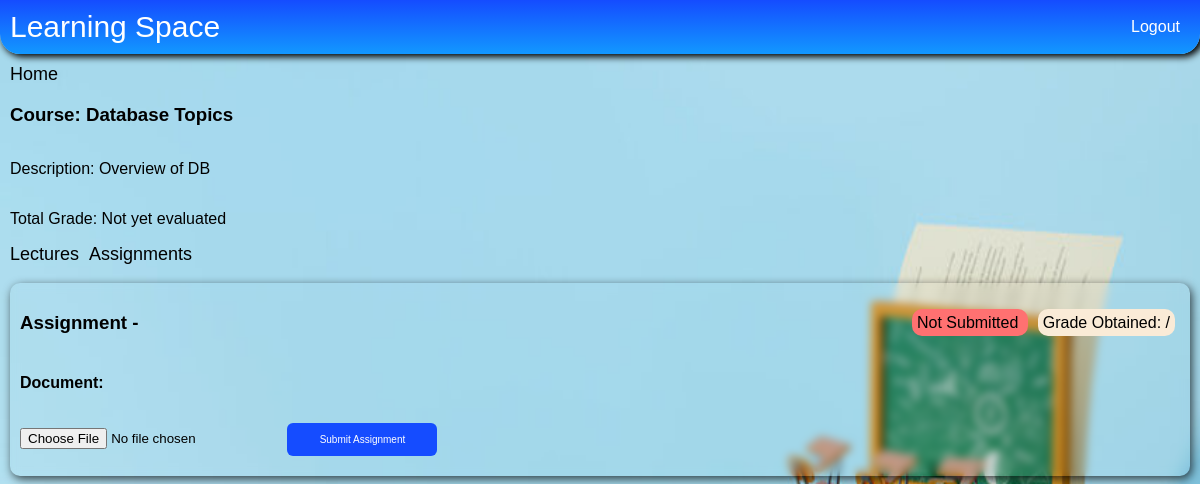
Before: /student/course?course_id=1&assignment_id=4&req_specific_assignment=True (signed in) with the older database file.
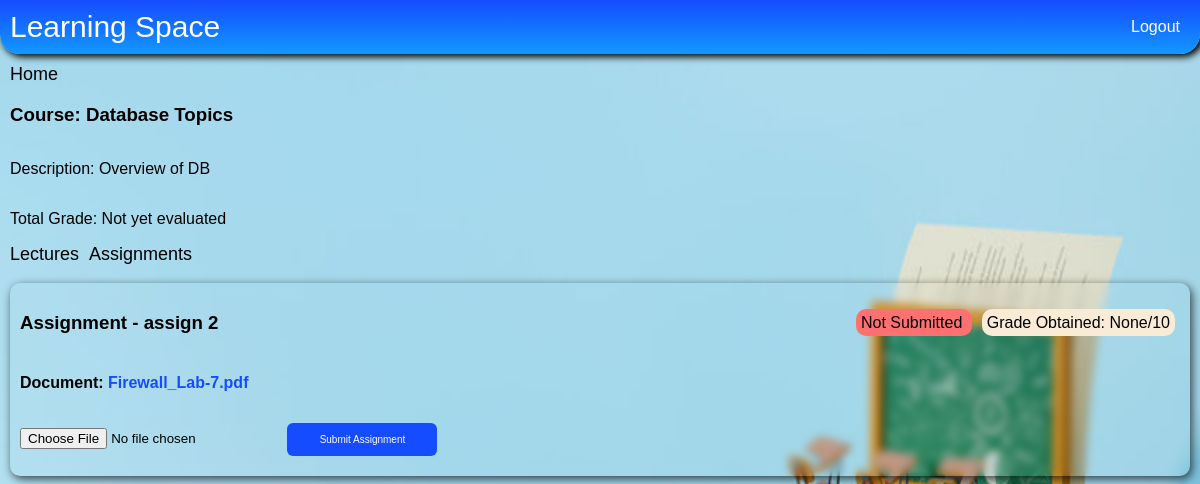
After: the same page with the newer database file.
### e_learn/models.py (models this page shows)
class Assignment(models.Model):
    name = models.TextField()
    course = models.ForeignKey(Course, on_delete=models.CASCADE)
    deadline = models.DateTimeField(null=True)
    created_on = models.DateField(auto_now_add=True)
    assignment_doc = models.FileField(upload_to=get_file_path_assignment)
    grade_points = models.IntegerField(null=True)
    class Meta:
        ordering = ["created_on"]

class AssignmentGrades(models.Model):
    assignment = models.ForeignKey(Assignment, on_delete=models.CASCADE)
    grade = models.IntegerField(blank=True, null=True)
    user = models.ForeignKey(User, on_delete=models.CASCADE)
    submitted_status = models.BooleanField(default=False)
    assignment_doc = models.FileField(upload_to=get_file_path_assignment_submission, null=True)

### e_learn/views.py (the view, shortened to what this page needs)
# urls.py: path('student/course', views.student_course_details, name='student_course_details'),
@login_required(login_url='login')
def student_course_details(request):
    send_data = {}
    template = "course_data_to_student.html"
    course_id = request.GET.get('course_id')
    course_data = None
    if course_id is not None or course_id != '':
        course_data = Course.objects.get(pk=course_id)
        final_grade = UserCourseRelation.objects.get(course=course_id, user=request.user).final_grade
        send_data["course_details"] = course_data
        send_data["final_grade"] = final_grade
    assignment_id = request.GET.get('assignment_id')
    req_notes = request.GET.get('request_notes')
    req_assignments = request.GET.get('request_assignments')
    req_specific_assignment = request.GET.get('req_specific_assignment')
    req_upload_doc = request.GET.get('upload_doc')
    requested_notes = False
    requested_assignments = False
    if req_notes is not None:
        requested_notes = True
        send_data['requested_notes'] = True
    elif req_assignments is not None:
        requested_assignments = True
        send_data['requested_assignments'] = True
    elif req_specific_assignment is not None:
        send_data["req_specific_assignment"] = True
    if req_specific_assignment is not None:
        user_assignment_data = get_user_assignment_data(request.user, assignment_id)
        send_data["assignment_data"] = user_assignment_data
        send_data["req_specific_assignment"] = True
        return render(request, template, send_data)

### e_learn/views.py (called while the page is built)
def get_user_assignment_data(user_data, assignment_id):
    try:
        assignments_data = Assignment.objects.get(pk=assignment_id)
        assignment_grades_relation = AssignmentGrades.objects.get(user=user_data, assignment=assignment_id)
        assignments_data.assignmentgrades = assignment_grades_relation
        assignments_data.assignmentgrades.assignment_doc = \
            str(assignments_data.assignmentgrades.assignment_doc).split('/')[-1]
        assignments_data.assignment_doc = str(assignments_data.assignment_doc).split('/')[-1]
        return assignments_data
    except Exception as e:
        print(e)
        return None

### e_learn/templates/course_data_to_student.html (shortened to what this page needs)
{% extends "base_loggedIn.html" %}
{% block body %}
    {% load static %}
    <link rel="stylesheet" type="text/css" href="{% static 'css/table_pages.css' %}"/>
    <link rel="stylesheet" type="text/css" href="{% static 'css/login.css' %}"/>
    <div class="course-list-page">
        <div class="course-list-header">
            <a href="{% url 'student_home' %}">Home</a>
        </div>
        <h3> Course: {{ course_details.name }}</h3>
        <p>Description: {{ course_details.description }}</p>
        {% if final_grade is not None %}
            <p>Total Grade: {{ final_grade }}</p>
        {% else %}
            <p>Total Grade: Not yet evaluated </p>
        {% endif %}
        <div class="course-list-header">
            <a href="{% url 'student_course_details' %}?course_id={{ course_details.id }}&request_notes=True">Lectures</a>
            <a href="{% url 'student_course_details' %}?course_id={{ course_details.id }}&request_assignments=True">Assignments</a>
        </div>
        <br>
        <div class="section">
            {% if req_specific_assignment %}
                <div class="section-header">
                    <h3> Assignment - {{ assignment_data.name }} </h3>
                    <div class="section-title">
                        {% if assignment_data.assignmentgrades.submitted_status == 1 %}
                            <span class="green"> Submitted </span>
                        {% else %}
                            <span class="red"> Not Submitted </span>
                        {% endif %}
                        <span>
                            Grade Obtained: {{ assignment_data.assignmentgrades.grade }}/{{ assignment_data.grade_points }}
                        </span>
                    </div>
                </div>
                <h4> Document: <a
                        href="{% url 'download' %}?assignment_id={{ assignment_data.id }}"> {{ assignment_data.assignment_doc.name }} </a>
                </h4>
                <form action="{% url 'student_course_details' %}?course_id={{ course_details.id }}&assignment_id={{ assignment_data.id }}&assignmentgrade_id={{ assignment_data.assignmentgrades.id }}&upload_doc=True"
                      method="POST" enctype="multipart/form-data"> {% csrf_token %}
                    <input type="file" name="assignment_doc" placeholder="Select a PDF" required/>
                    <button type="submit">Submit Assignment</button>
                </form>
            {% endif %}
        </div>
    </div>
{% endblock %}

Changed rows visible on the page:
added Assignment: name "assign 2", assignmentgrades.grade "None", grade_points "10", assignment_doc.name "Firewall_Lab-7.pdf"
